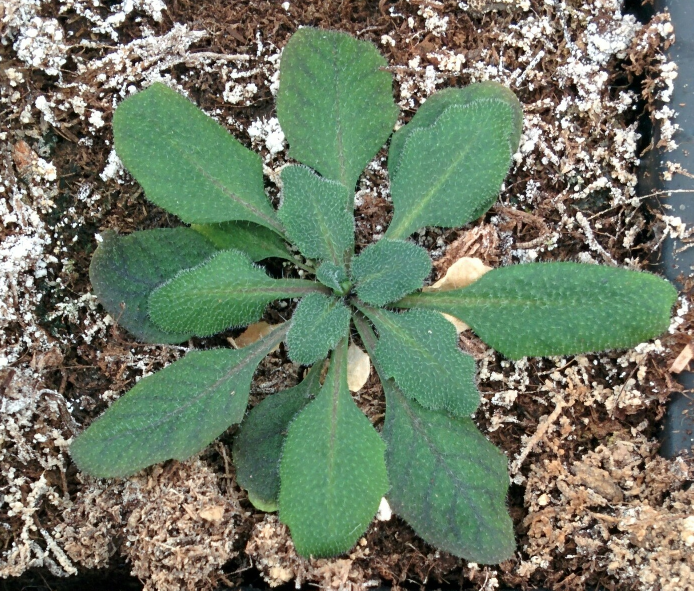
#> input picture COOL.jpg, 1387 x 1181 px (shown at 1/2 size)
$ python countwhite_child.py '2015-09-02 10.45.29.jpg' COOL.jpg out   (Python 2 division)   (older library calls are emulated)
#> lines starting #> are read from the running program, lines starting #| are printed output that depends on the picture; after the words box and inside, x2 and y2 are one past the last pixel; in counts of white or black regions, pixels touching at a corner belong together
### module_image_processing.py
#### PIPELINE FOR IMAGE ANALYSIS OF ARABIDOPSIS ROSETES  ####


### Packages needed to be installed ... in mac easy with brew ... or pip ....

import cv2
import colorsys
from PIL import Image

import matplotlib
import numpy as np
#import scipy
import pylab as P
import matplotlib.pyplot as plt
import os


def readgreyimage(filename):
 im = cv2.imread(filename, cv2.IMREAD_GRAYSCALE)
 return im


def readcolimage(filename):
#> called with filename = 'COOL.jpg'
 im= cv2.imread(filename,cv2.CV_LOAD_IMAGE_COLOR)
#> im is the input picture: shape (1181, 1387, 3); mean B, G, R 101.5, 122, 111
 return im


###########################################################################################


def rgb2hsv(image):
 hsv_img = cv2.cvtColor(image,cv2.COLOR_BGR2HSV)
 return (hsv_img)

def rgb2grey(image):
 grayimg = cv2.cvtColor(image,cv2.COLOR_BGR2GRAY)
 return (grayimg)

 # def savehist(histobject,color,filename):
 #    # dictionary = {0:1000, 1:20, 2:15, 3:0, 4:5}
 #    # xmax = max(dictionary.keys())
 #    # ymax = max(dictionary.values())
 #    # # plt.figure() # <- makes a new figure and sets it active (add this)
 #    # plt.hist(dictionary,xmax) # <- finds the current active axes/figure and plots to it
 #    # plt.title(title)
 #    # plt.xlabel(xlab)
 #    # plt.ylabel(ylab)
 #    # plt.axis([0, xmax, 0, ymax])
 #    plt.plot(histobject, color = color)
	# # plt.xlim([0, 256])
 #    # plt.figure() # <- makes new figure and makes it active (remove this)
 #    plt.savefig(filename) # <- saves the currently active figure (which is empty in your code)


############

def denoise(img):
	denoised=cv2.fastNlMeansDenoisingColored(img,None,10,10,7,21)
	return (denoised)


#######################################################################################

# [12 lines left out: functions display, saveimage, not called in this run]


def saveimagejpeg(image,name="unknown"):
# #''' saves it in the current directory '''
#  # directory=os.curdir
 cv2.imwrite(name+'.jpeg', image)
 # [57 lines of commented-out code are left out]

# [60 lines left out: functions savehistimg, savehisthsv, splithsvandsave, splithsv, not called in this run]


def split_bgr(image):
	b,g,r = cv2.split(image)
	return b,g,r

# [68 lines left out: functions split_bgr_andsave, maskhsv, not called in this run]

def maskhsvdenoise(img):

	denoised=denoise(img)
	hsv = rgb2hsv(denoised)
#> in rgb2hsv, `hsv_img = cv2.cvtColor(image,cv2.COLOR_BGR2HSV)`: hsv_img: shape (1181, 1387, 3); mean H, S, V 39.8, 75.9, 129.7

	h_upper=70
	h_lower=30

	s_upper=255
	s_lower=65

	v_upper=220
	v_lower=20


	hue=hsv[:,:,0]
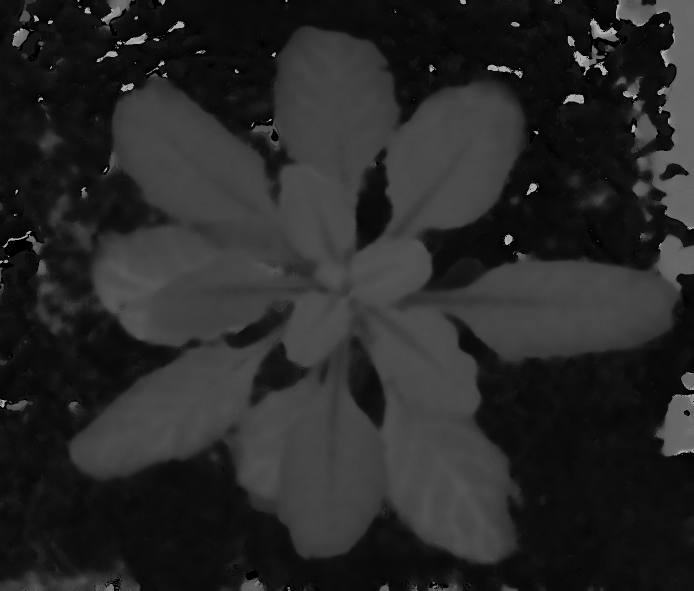
#> hue: shape (1181, 1387) (shown at 1/2 size); min 0, max 179, mean 39.8
	saturation=hsv[:,:,1]
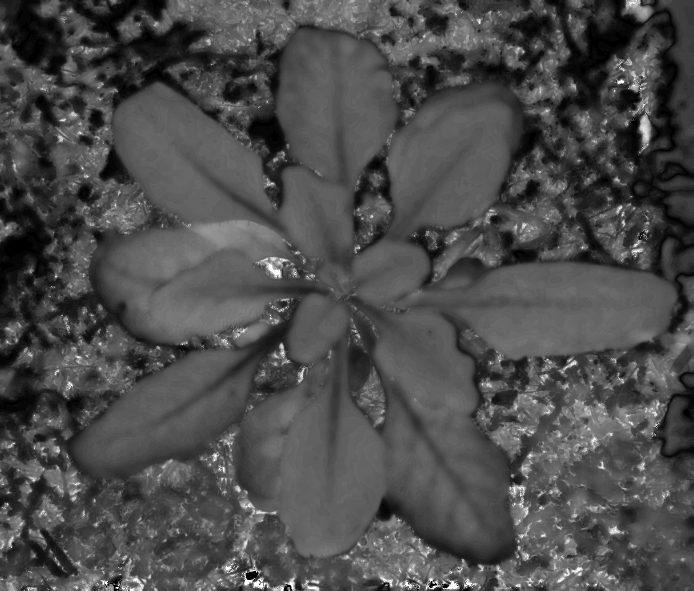
#> saturation: shape (1181, 1387) (shown at 1/2 size); min 0, max 255, mean 75.9
	value=hsv[:,:,2]
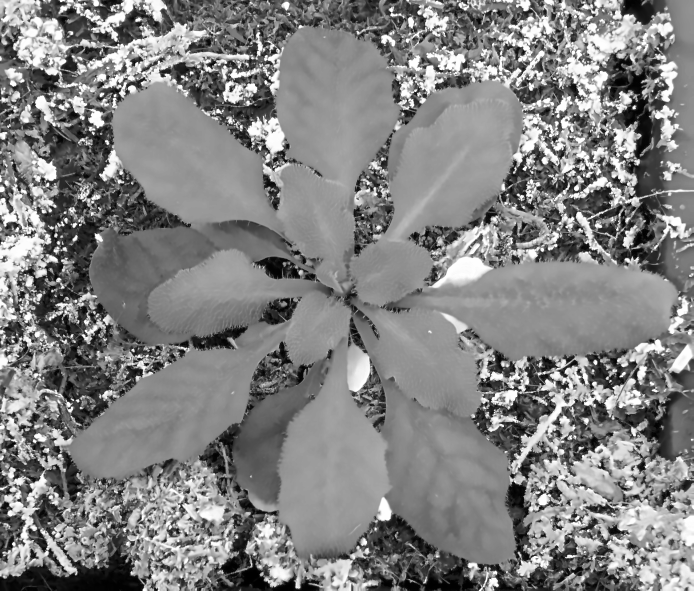
#> value: shape (1181, 1387) (shown at 1/2 size); min 0, max 254, mean 129.7

	h_mask = cv2.inRange(hue, h_lower,h_upper)
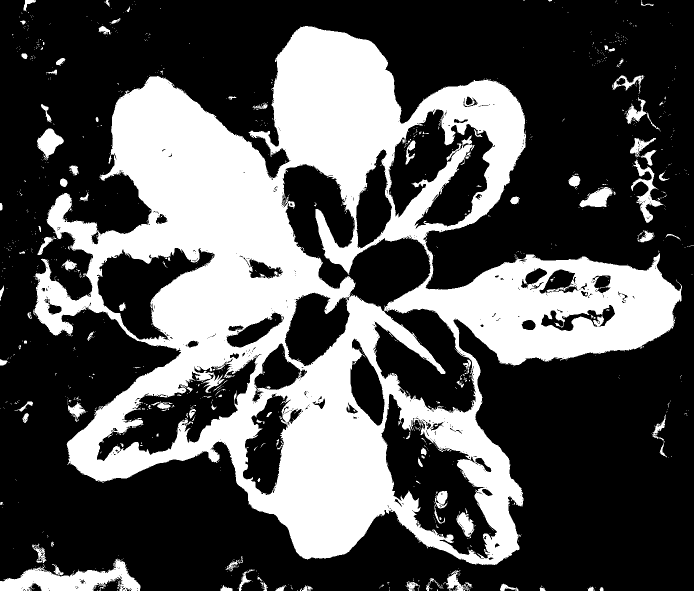
#> h_mask: shape (1181, 1387) (shown at 1/2 size); 32.9% white; 1303 white regions (1200 under 20 px), largest, box (x1, y1, x2, y2) and area: (66, 52, 1364, 1130) 505351, (0, 1117, 281, 1181) 8934, (1262, 319, 1327, 446) 2170
	s_mask = cv2.inRange(saturation, s_lower,s_upper)
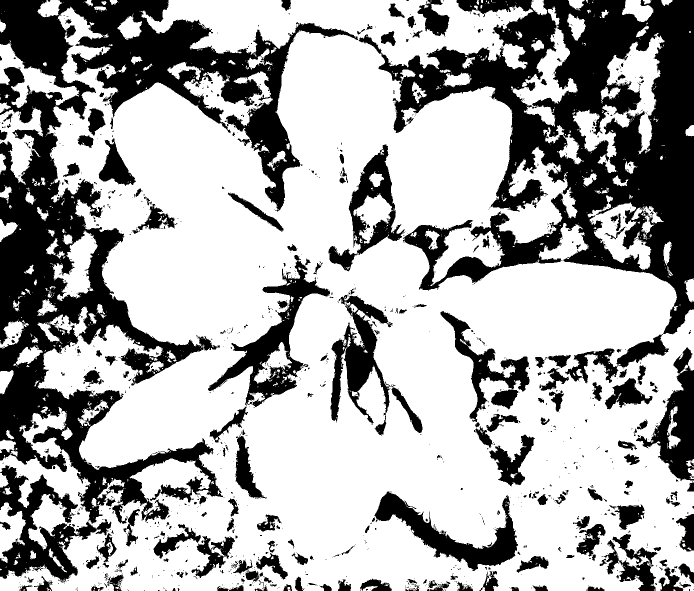
#> s_mask: shape (1181, 1387) (shown at 1/2 size); 67.1% white; 1359 black regions (1133 under 20 px), largest, box (x1, y1, x2, y2) and area: (0, 0, 716, 1167) 214518, (717, 0, 1387, 668) 172353, (416, 510, 660, 814) 15855
	v_mask = cv2.inRange(value, v_lower,v_upper)
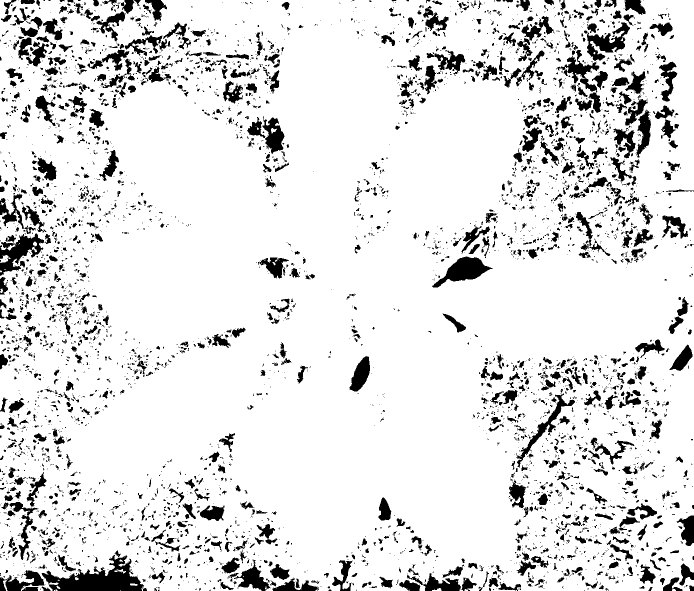
#> v_mask: shape (1181, 1387) (shown at 1/2 size); 88.5% white; 4836 black regions (3671 under 20 px), largest, box (x1, y1, x2, y2) and area: (83, 1101, 288, 1181) 6952, (0, 466, 88, 552) 3219, (864, 513, 985, 575) 3202

	result = cv2.bitwise_and(img,img, mask= h_mask)
	result = cv2.bitwise_and(result,result, mask= s_mask)
	result = cv2.bitwise_and(result,result, mask= v_mask)
	return(result)


def mask1into2(mask, onechannelimg):
	result = cv2.bitwise_and(onechannelimg,onechannelimg, mask= mask)
	return(result)

# [51 lines left out: functions greenminusblueandintermediate, greenminusblueandintermediateoriginal, maskgreen, maskgreen, maskblue, not called in this run]

###### crop

def crop (image, x1,x2,y1,y2):
	crop_img = image[y1:y2,x1:x2]
	return(crop_img)


#################################################################

###### generate index of positions for cropping


######### END FUNCTIONS ########

######### TO REFINE ########

# # add two images
# cv2.add()

# cv2.absdiff
# cv2.subtract


# #ret,thinv = cv2.threshold(image,127,255,cv2.THRESH_BINARY_INV)

# ret,th = cv2.threshold(image,127,255,cv2.THRESH_BINARY)
# #ret,th2 = cv2.threshold(th,100,220,cv2.THRESH_BINARY)
# #splitrgbandsave(th)
# saveimage('binarythreshold',th)

# #medianth = cv2.medianBlur(th,5)
# medianth = cv2.medianBlur(th,7)
# saveimage('binarythreshold_medianblur',medianth)

# newrgb=splitrgb(medianth)
# splitrgbandsave(medianth)

# #newrgb

# difference=newrgb[1]-newrgb[0]
# saveimage('binarythreshold_medianblur_greenblue',difference)

# maskblueingreen=cv2.bitwise_and(newrgb[1],newrgb[1], mask= newrgb[0])
# saveimage('binarythreshold_medianblur_maskblueingreen',maskblueingreen)

# #median = cv2.medianBlur(difference,5)
# #saveimage('greenblue_blurmedian_afterthreshold',difference)

# #difference=newrgb[1]-newrgb[0]
# #median2 = cv2.medianBlur(difference,5)
# #saveimage('greenblue_blurmedian_afterthreshold_blurmedian',difference)

# median2gaus = cv2.GaussianBlur(difference,(5,5),0)
# saveimage('greenblue_blurmedian_afterthreshold_blurgauss',difference)


# extractoriginal = cv2.bitwise_and(image,image, mask= median2)
# saveimage('aftersegmentation_extract',extractoriginal)


# #ret3,th3 = cv2.threshold(difference,0,255,cv2.THRESH_BINARY+cv2.THRESH_OTSU)
# #saveimage('greenblue_afterthreshold_otsugauss',th3)

# #def combinedmaskgb(image):
# #	upper_blue = 20
# #	lower_blue = 0
# #	maskblue = cv2.inRange(image, lower_blue,upper_blue)
# #	upper_green = 185
# #	lower_green = 97
# #	maskgreen = cv2.inRange(image, lower_green,upper_green)


# #def maskblue(image):
# #	# green mask, only pick pixels within this range
# #	upper_green = np.array([128,185,20])
# #	lower_green = np.array([42,97,0])
# #	mask = cv2.inRange(image, lower_green,upper_green)
# #	# then bitwise and mask original image
# #	result = cv2.bitwise_and(image,image, mask= mask)
# #	return(result)

### moi.py
## A LIBRARY MEANT FOR MOI'S DAILY PROGRAMMING


def readtabtable(filename):
	table=open( filename,"r")
	cleanedtable=[x.replace("\n","").split("\t") for x in table]
	return cleanedtable


def listostring(list1):
# you have sth like ['A'] you get 'A'
    return str(list1).replace('[','').replace(']','').replace("'",'')


# [56 lines left out: functions findmostcommon, findleastcommon, combinations, not called in this run]

### countwhite_child.py
## PIPELINE CHUNK FOR SEGMENTATION AND CROPPING OF TRAYS  ####


from moi import *
from module_image_processing import *
import time
import os
import sys

# 1 ## Read image

fil=sys.argv[2]
# example
# fil="/Users/moisesexpositoalonso/image1001g/P1000363.JPG"
#fil="/Users/moisesexpositoalonso/image1001g/P1000544.JPG"
outfolder=sys.argv[3]

qpnum=sys.argv[1]

photoname=fil.split(".")[0].split("/")[-1]

# 2 ## File info
(mode, ino, dev, nlink, uid, gid, size, atime, mtime, ctime) = os.stat(fil)
#print "last modified: %s" % time.ctime(mtime)
mytime=time.ctime(mtime)
mytime=mytime.replace("  "," ").split(" ")
timestring="2015"+"-"+mytime[1]+"-"+mytime[2]
# [14 lines of commented-out code are left out]

img = readcolimage(fil)

maskedhsv_denoised=maskhsvdenoise(img)
im=maskedhsv_denoised
#print "segmented image: ", fil
# saveimagejpeg(image=im, name=outfolder+"/segmented/"+photoname+"_green")


maskedhsv_denoised_binary = cv2.medianBlur(rgb2hsv(maskedhsv_denoised)[:,:,2],5)
#> in rgb2hsv (call 2), `hsv_img = cv2.cvtColor(image,cv2.COLOR_BGR2HSV)`: hsv_img: shape (1181, 1387, 3); mean H, S, V 15.5, 22.5, 33.8
ret,th1 = cv2.threshold(maskedhsv_denoised_binary,127,255,cv2.THRESH_BINARY) ### SO FIRST THE NORMAL, THEN I CAN TRY THIS
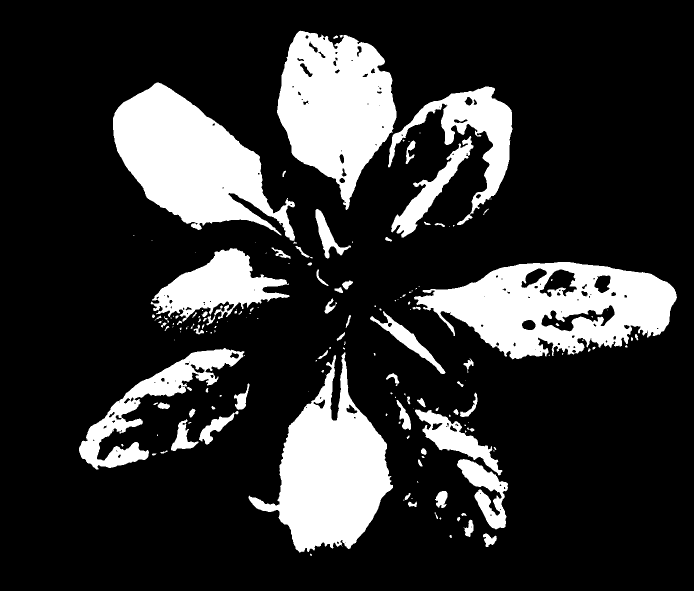
#> th1: shape (1181, 1387) (shown at 1/2 size); 19.4% white; 185 white regions (97 under 20 px), largest, box (x1, y1, x2, y2) and area: (828, 524, 1354, 719) 58307, (226, 165, 590, 482) 58160, (497, 705, 786, 1105) 55035

im=th1
saveimagejpeg(image=im, name=outfolder+"/segmented_white/"+photoname+"_white")


# 3 ## get the index of pot positions

fileindex="index_pots_pertray.tsv"
# [4 lines of commented-out code are left out]

table=readtabtable(filename=fileindex)
#> (the run stopped early here; a loop or call above may not have finished)
